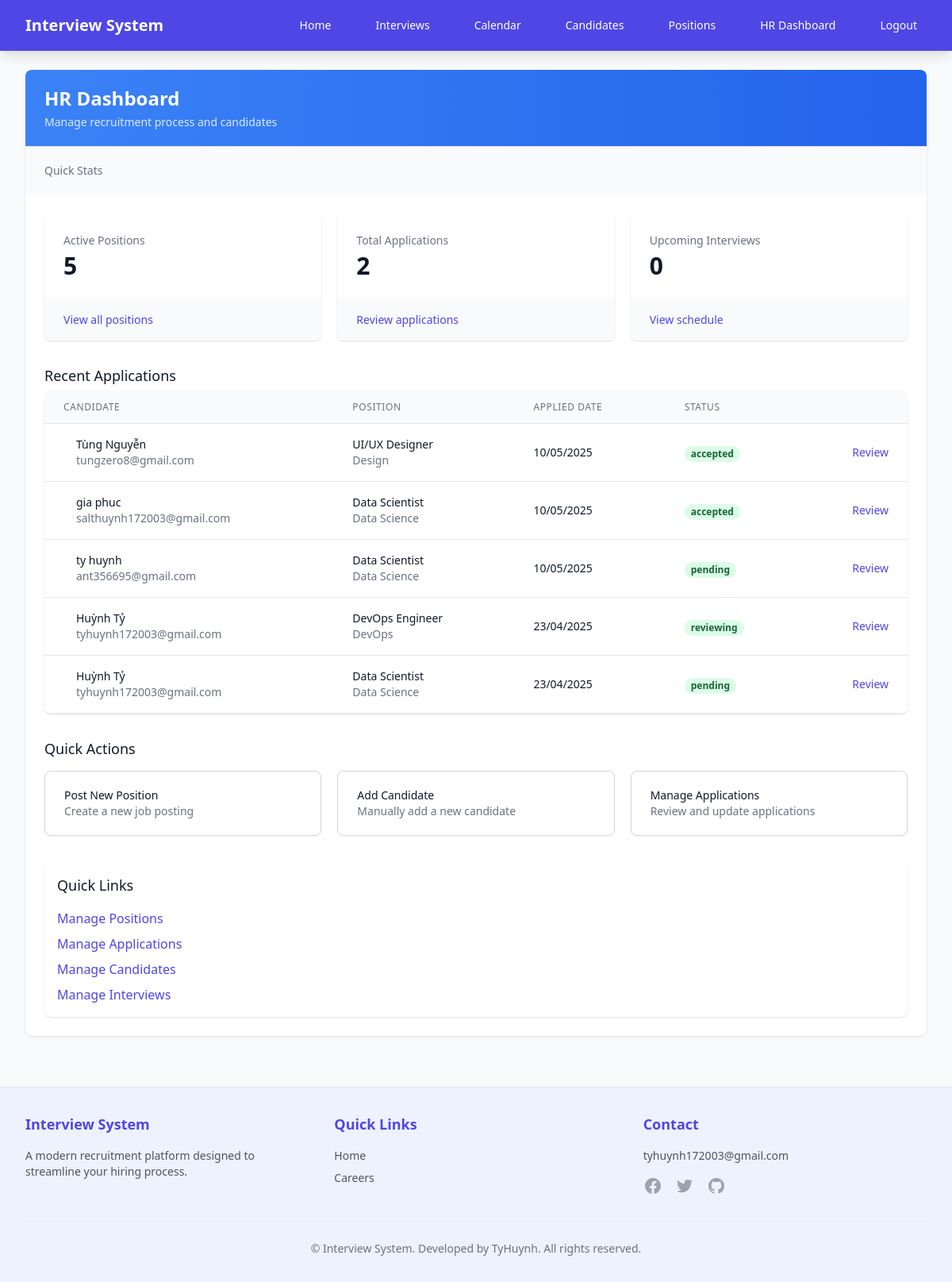
The page /hr/dashboard/ (signed in) on the database as committed earlier.
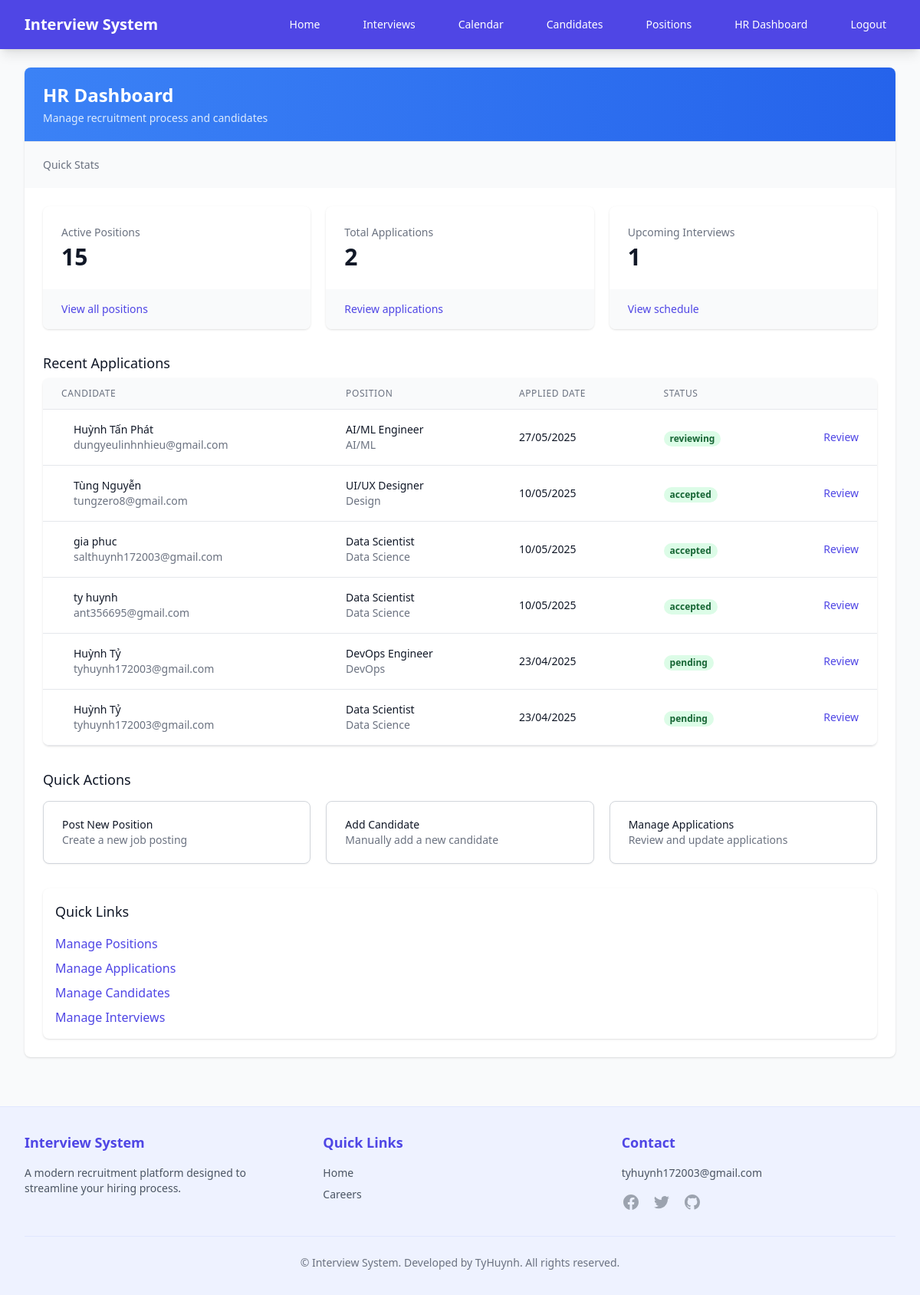
The same page on the database as committed later.
### recruitment/models.py (models this page shows, shortened)
class Application(models.Model):
    STATUS_CHOICES = [
        ('pending', 'Pending Review'),
        ('reviewing', 'Under Review'),
        ('interview', 'Interview Scheduled'),
        ('accepted', 'Accepted'),
        ('rejected', 'Rejected'),
    ]
    candidate = models.ForeignKey(Candidate, on_delete=models.CASCADE, related_name='applications')
    position = models.ForeignKey(Position, on_delete=models.CASCADE, related_name='applications')
    cover_letter = models.TextField(blank=True)
    resume = models.FileField(upload_to='resumes/', blank=True, null=True)
    created_at = models.DateTimeField(auto_now_add=True)
    updated_at = models.DateTimeField(auto_now=True)
    status = models.CharField(max_length=20, choices=STATUS_CHOICES, default='pending')

class Candidate(models.Model):
    user = models.OneToOneField(User, on_delete=models.CASCADE, null=True, blank=True)
    name = models.CharField(max_length=100)
    email = models.EmailField(unique=True)
    phone = models.CharField(max_length=20)
    resume = models.FileField(upload_to='resumes/', null=True, blank=True)
    created_at = models.DateTimeField(auto_now_add=True)

class Position(models.Model):
    title = models.CharField(max_length=100)
    description = models.TextField()
    requirements = models.TextField()
    salary_range = models.CharField(max_length=100, blank=True, null=True)  # Thêm trường lương
    department = models.CharField(max_length=100, blank=True, null=True)  # Thêm phòng ban
    is_active = models.BooleanField(default=True)
    EMPLOYMENT_TYPES = [
        ('full_time', 'Full-time'),
        ('part_time', 'Part-time'),
        ('contract', 'Contract'),
        ('temporary', 'Temporary'),
        ('internship', 'Internship'),
        ('remote', 'Remote'),
    ]
    employment_type = models.CharField(
        max_length=20,
        choices=EMPLOYMENT_TYPES,
        default='full_time',
        verbose_name='Employment Type'
    )

### recruitment/views.py (the view)
# urls.py: path('hr/dashboard/', views.hr_dashboard, name='hr_dashboard'),
@login_required
@user_passes_test(is_hr_staff)
def hr_dashboard(request):
    active_positions_count = Position.objects.filter(is_active=True).count()
    pending_applications_count = Application.objects.filter(status='pending').count()
    upcoming_interviews_count = Interview.objects.filter(
        scheduled_date__gte=timezone.now(),
        status='scheduled'
    ).count()
    recent_applications = Application.objects.all().order_by('-created_at')[:10]
    context = {
        'active_positions_count': active_positions_count,
        'pending_applications_count': pending_applications_count,
        'upcoming_interviews_count': upcoming_interviews_count,
        'recent_applications': recent_applications,
    }
    return render(request, 'recruitment/hr_dashboard.html', context)

### recruitment/views.py (called while the page is built)
def is_hr_staff(user):
    return hasattr(user, 'profile') and user.profile.user_type in ['hr', 'admin']

### templates/recruitment/hr_dashboard.html (shortened to what the changed rows need)
{% extends 'base.html' %}
{% block content %}
<div class="bg-white shadow overflow-hidden sm:rounded-lg">
    <div class="px-4 py-5 sm:px-6 bg-gradient-to-r from-blue-500 to-blue-600">
        <h1 class="text-2xl font-bold text-white">HR Dashboard</h1>
    </div>
    <div class="border-t border-gray-200">
        <div class="px-4 py-5 sm:p-6">
            <div class="grid grid-cols-1 gap-5 sm:grid-cols-2 lg:grid-cols-3">
                <div class="bg-white overflow-hidden shadow rounded-lg">
                    <div class="px-4 py-5 sm:p-6">
                        <dl>
                            <dt class="text-sm font-medium text-gray-500 truncate">Active Positions</dt>
                            <dd class="mt-1 text-3xl font-semibold text-gray-900">{{ active_positions_count }}</dd>
                        </dl>
                    </div>
                </div>
                <div class="bg-white overflow-hidden shadow rounded-lg">
                    <div class="px-4 py-5 sm:p-6">
                        <dl>
                            <dt class="text-sm font-medium text-gray-500 truncate">Upcoming Interviews</dt>
                            <dd class="mt-1 text-3xl font-semibold text-gray-900">{{ upcoming_interviews_count }}</dd>
                        </dl>
                    </div>
                </div>
            </div>
            <div class="mt-8">
                <div class="mt-2 flex flex-col">
                    <div class="-my-2 overflow-x-auto sm:-mx-6 lg:-mx-8">
                        <div class="py-2 align-middle inline-block min-w-full sm:px-6 lg:px-8">
                            <div class="shadow overflow-hidden border-b border-gray-200 sm:rounded-lg">
                                <table class="min-w-full divide-y divide-gray-200">
                                    <thead class="bg-gray-50">
                                        <tr>
                                            <th scope="col"
                                                class="px-6 py-3 text-left text-xs font-medium text-gray-500 uppercase tracking-wider">
                                                Candidate</th>
                                            <th scope="col"
                                                class="px-6 py-3 text-left text-xs font-medium text-gray-500 uppercase tracking-wider">
                                                Position</th>
                                            <th scope="col"
                                                class="px-6 py-3 text-left text-xs font-medium text-gray-500 uppercase tracking-wider">
                                                Applied Date</th>
                                            <th scope="col"
                                                class="px-6 py-3 text-left text-xs font-medium text-gray-500 uppercase tracking-wider">
                                                Status</th>
                                            <th scope="col" class="relative px-6 py-3">
                                            </th>
                                        </tr>
                                    </thead>
                                    <tbody class="bg-white divide-y divide-gray-200">
                                        {% for application in recent_applications %}
                                        <tr>
                                            <td class="px-6 py-4 whitespace-nowrap">
                                                <div class="flex items-center">
                                                    <div class="ml-4">
                                                        <div class="text-sm font-medium text-gray-900">
                                                            {% if application.candidate %}
                                                            {{ application.candidate.name }}
                                                            {% else %}
                                                            N/A
                                                            {% endif %}
                                                        </div>
                                                        <div class="text-sm text-gray-500">
                                                            {% if application.candidate %}
                                                            {{ application.candidate.email }}
                                                            {% else %}
                                                            N/A
                                                            {% endif %}
                                                        </div>
                                                    </div>
                                                </div>
                                            </td>
                                            <td class="px-6 py-4 whitespace-nowrap">
                                                <div class="text-sm text-gray-900">{{ application.position.title }}
                                                </div>
                                                <div class="text-sm text-gray-500">{{ application.position.department }}
                                                </div>
                                            </td>
                                            <td class="px-6 py-4 whitespace-nowrap">
                                                <div class="text-sm text-gray-900">
                                                    {% if application.created_at %}
                                                    {{ application.created_at|date:"d/m/Y" }}
                                                    {% else %}
                                                    N/A
                                                    {% endif %}
                                                </div>
                                            </td>
                                            <td class="px-6 py-4 whitespace-nowrap">
                                                <span
                                                    class="px-2 inline-flex text-xs leading-5 font-semibold rounded-full bg-green-100 text-green-800">
                                                    {{ application.status }}
                                                </span>
                                            </td>
                                            <td class="px-6 py-4 whitespace-nowrap text-right text-sm font-medium">
                                                <a href="{% url 'recruitment:application_detail' application.id %}"
                                                    class="text-indigo-600 hover:text-indigo-900">Review</a>
                                            </td>
                                        </tr>
                                        {% endfor %}
                                    </tbody>
                                </table>
                            </div>
                        </div>
                    </div>
                </div>
            </div>
            <div class="mt-8 bg-white shadow rounded-lg p-4">
                <h2 class="text-lg font-medium text-gray-900 mb-4">Quick Links</h2>
            </div>
        </div>
    </div>
</div>
{% endblock %}

Rows that differ between the two databases and show on the page:
added Application: candidate.name "Huỳnh Tấn Phát", candidate.email "dungyeulinhnhieu@gmail.com", position "AI/ML Engineer", position.department "AI/ML", created_at "27/05/2025", status "reviewing"
changed Application "ty huynh": status "pending" → "accepted"
changed Application "DevOps Engineer": status "reviewing" → "pending"
Other text that changed with them:
{{ active_positions_count }}: "5" → "15"
{{ upcoming_interviews_count }}: "0" → "1"
